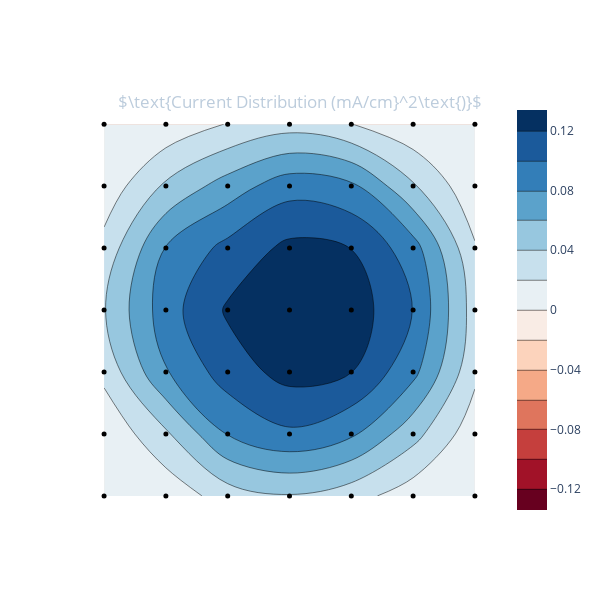

The cell this chart's notebook holds for it:
### Markdown cell above
### Run the following cell just to get a quick reading

### Code cell
currents = data.readCurrents(centre5x5 = False)
apl.plotI(currents)

### Figure 1 — Plotly figure (JSON) as saved in the notebook; plotly's stock layout.template omitted (floating-point values rounded to 4 significant figures)
{"data": [{"colorscale": [[0, "rgb(103,0,31)"], [0.1, "rgb(178,24,43)"], [0.2, "rgb(214,96,77)"], [0.3, "rgb(244,165,130)"], [0.4, "rgb(253,219,199)"], [0.5, "rgb(247,247,247)"], [0.6, "rgb(209,229,240)"], [0.7, "rgb(146,197,222)"], [0.8, "rgb(67,147,195)"], [0.9, "rgb(33,102,172)"], [1, "rgb(5,48,97)"]], "ncontours": 21, "type": "contour", "z": [[0.001126, 0.006135, 0.02994, 0.03872, 0.02826, 0.008741, 0.001487], [0.003437, 0.03676, 0.08102, 0.09665, 0.08356, 0.04722, 0.007419], [0.02572, 0.07857, 0.1099, 0.1271, 0.1205, 0.08573, 0.02477], [0.03874, 0.09136, 0.1226, 0.134, 0.1317, 0.09957, 0.0306], [0.02672, 0.081, 0.106, 0.1249, 0.1198, 0.08875, 0.02199], [0.006898, 0.04342, 0.06915, 0.09205, 0.08456, 0.04239, 0.004784], [0.00121, 0.005548, 0.02096, 0.03142, 0.02039, 0.004465, 0.0009002]], "zmax": 0.134, "zmid": 0, "zmin": -0.134}, {"marker": {"color": "rgb(0, 0, 0)", "size": 5}, "mode": "markers", "type": "scatter", "x": [0, 1, 2, 3, 4, 5, 6, 0, 1, 2, 3, 4, 5, 6, 0, 1, 2, 3, 4, 5, 6, 0, 1, 2, 3, 4, 5, 6, 0, 1, 2, 3, 4, 5, 6, 0, 1, 2, 3, 4, 5, 6, 0, 1, 2, 3, 4, 5, 6], "y": [0, 0, 0, 0, 0, 0, 0, 1, 1, 1, 1, 1, 1, 1, 2, 2, 2, 2, 2, 2, 2, 3, 3, 3, 3, 3, 3, 3, 4, 4, 4, 4, 4, 4, 4, 5, 5, 5, 5, 5, 5, 5, 6, 6, 6, 6, 6, 6, 6]}], "layout": {"height": 600, "paper_bgcolor": "rgba(0,0,0,0)", "plot_bgcolor": "rgba(0,0,0,0)", "title": {"font": {"color": "#BCCCDC"}, "text": "$\\text{Current Distribution (mA/cm}^2\\text{)}$", "x": 0.5, "xanchor": "center", "y": 0.84, "yanchor": "top"}, "width": 600, "xaxis": {"showgrid": false, "showticklabels": false, "tickmode": "linear"}, "yaxis": {"showgrid": false, "showticklabels": false}}}
